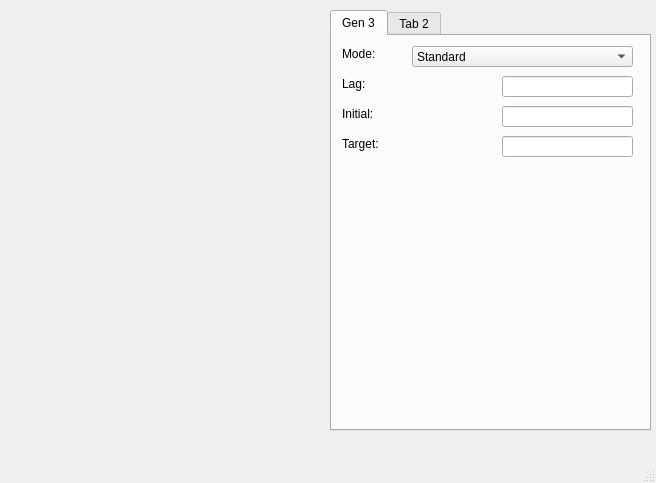
<?xml version="1.0" encoding="UTF-8"?>
<ui version="4.0">
 <class>Timer</class>
 <widget class="QMainWindow" name="Timer">
  <property name="geometry">
   <rect>
    <x>0</x>
    <y>0</y>
    <width>656</width>
    <height>483</height>
   </rect>
  </property>
  <property name="windowTitle">
   <string>MainWindow</string>
  </property>
  <widget class="QWidget" name="centralwidget">
   <widget class="QTabWidget" name="tabMenu">
    <property name="geometry">
     <rect>
      <x>330</x>
      <y>10</y>
      <width>321</width>
      <height>421</height>
     </rect>
    </property>
    <widget class="QWidget" name="tab">
     <attribute name="title">
      <string>Gen 3</string>
     </attribute>
     <widget class="QLabel" name="labelModeGen3">
      <property name="geometry">
       <rect>
        <x>10</x>
        <y>10</y>
        <width>61</width>
        <height>16</height>
       </rect>
      </property>
      <property name="text">
       <string>Mode: </string>
      </property>
     </widget>
     <widget class="QComboBox" name="comboBox">
      <property name="geometry">
       <rect>
        <x>80</x>
        <y>10</y>
        <width>221</width>
        <height>21</height>
       </rect>
      </property>
      <item>
       <property name="text">
        <string>Standard</string>
       </property>
      </item>
      <item>
       <property name="text">
        <string>Variable Target</string>
       </property>
      </item>
     </widget>
     <widget class="QLabel" name="labelLagGen3">
      <property name="geometry">
       <rect>
        <x>10</x>
        <y>40</y>
        <width>61</width>
        <height>16</height>
       </rect>
      </property>
      <property name="text">
       <string>Lag: </string>
      </property>
     </widget>
     <widget class="QTextBox" name="textBoxLagGen3">
      <property name="geometry">
       <rect>
        <x>170</x>
        <y>40</y>
        <width>131</width>
        <height>21</height>
       </rect>
      </property>
     </widget>
     <widget class="QLabel" name="labelInitialGen3">
      <property name="geometry">
       <rect>
        <x>10</x>
        <y>70</y>
        <width>61</width>
        <height>16</height>
       </rect>
      </property>
      <property name="text">
       <string>Initial:</string>
      </property>
     </widget>
     <widget class="QTextBox" name="textBoxInitialGen3">
      <property name="geometry">
       <rect>
        <x>170</x>
        <y>70</y>
        <width>131</width>
        <height>21</height>
       </rect>
      </property>
     </widget>
     <widget class="QLabel" name="labelTargetGen3">
      <property name="geometry">
       <rect>
        <x>10</x>
        <y>100</y>
        <width>61</width>
        <height>16</height>
       </rect>
      </property>
      <property name="text">
       <string>Target:</string>
      </property>
     </widget>
     <widget class="QTextBox" name="textBoxTargetGen3">
      <property name="geometry">
       <rect>
        <x>170</x>
        <y>100</y>
        <width>131</width>
        <height>21</height>
       </rect>
      </property>
     </widget>
    </widget>
    <widget class="QWidget" name="tab_2">
     <attribute name="title">
      <string>Tab 2</string>
     </attribute>
    </widget>
   </widget>
  </widget>
  <widget class="QMenuBar" name="menubar">
   <property name="geometry">
    <rect>
     <x>0</x>
     <y>0</y>
     <width>656</width>
     <height>25</height>
    </rect>
   </property>
  </widget>
  <widget class="QStatusBar" name="statusbar"/>
 </widget>
 <customwidgets>
  <customwidget>
   <class>QTextBox</class>
   <extends>QLineEdit</extends>
   <header>Forms/Controls/QTextBox.hpp</header>
  </customwidget>
 </customwidgets>
 <resources/>
 <connections/>
</ui>
